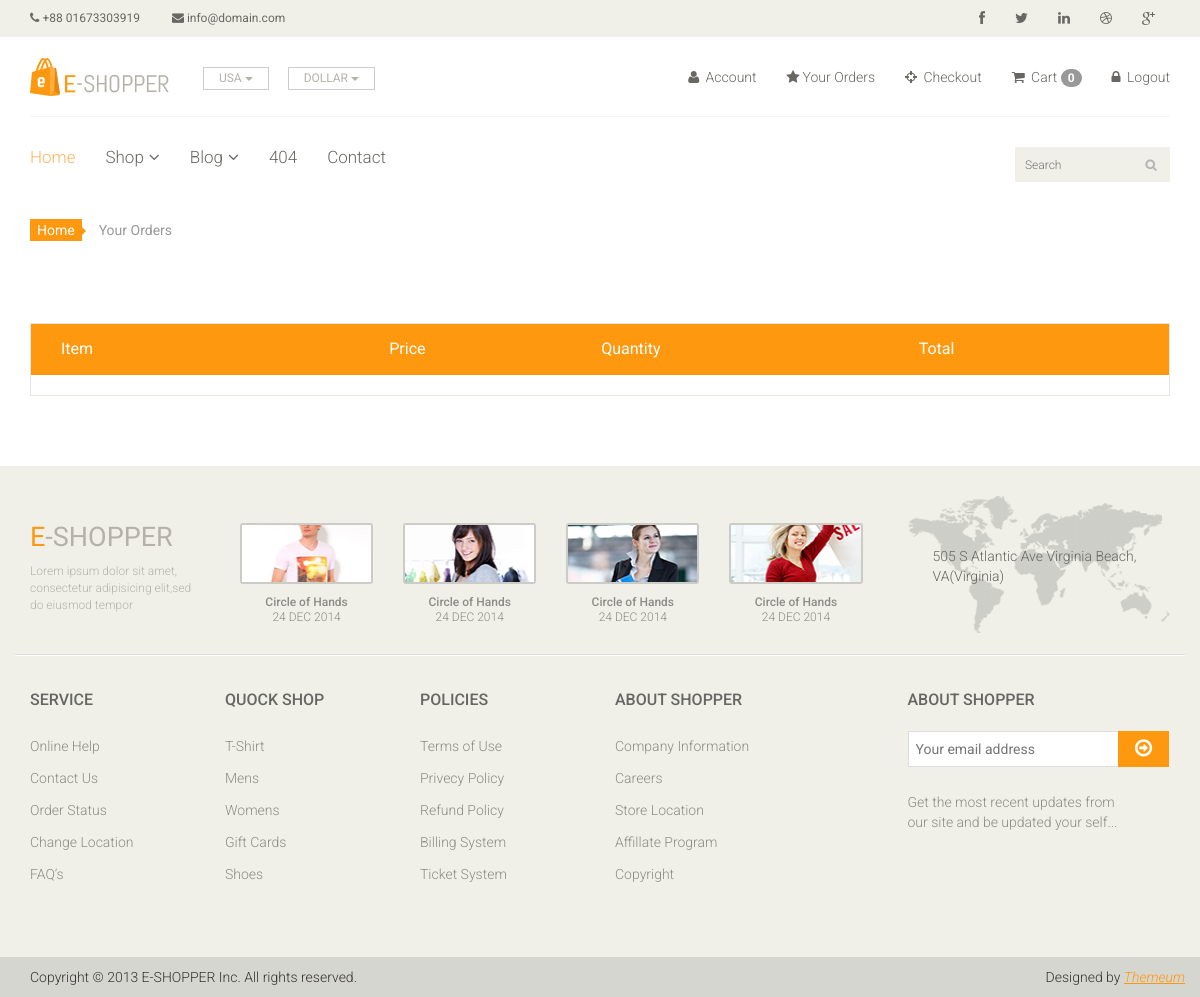
The page /order/ (signed in) on the database as committed earlier.
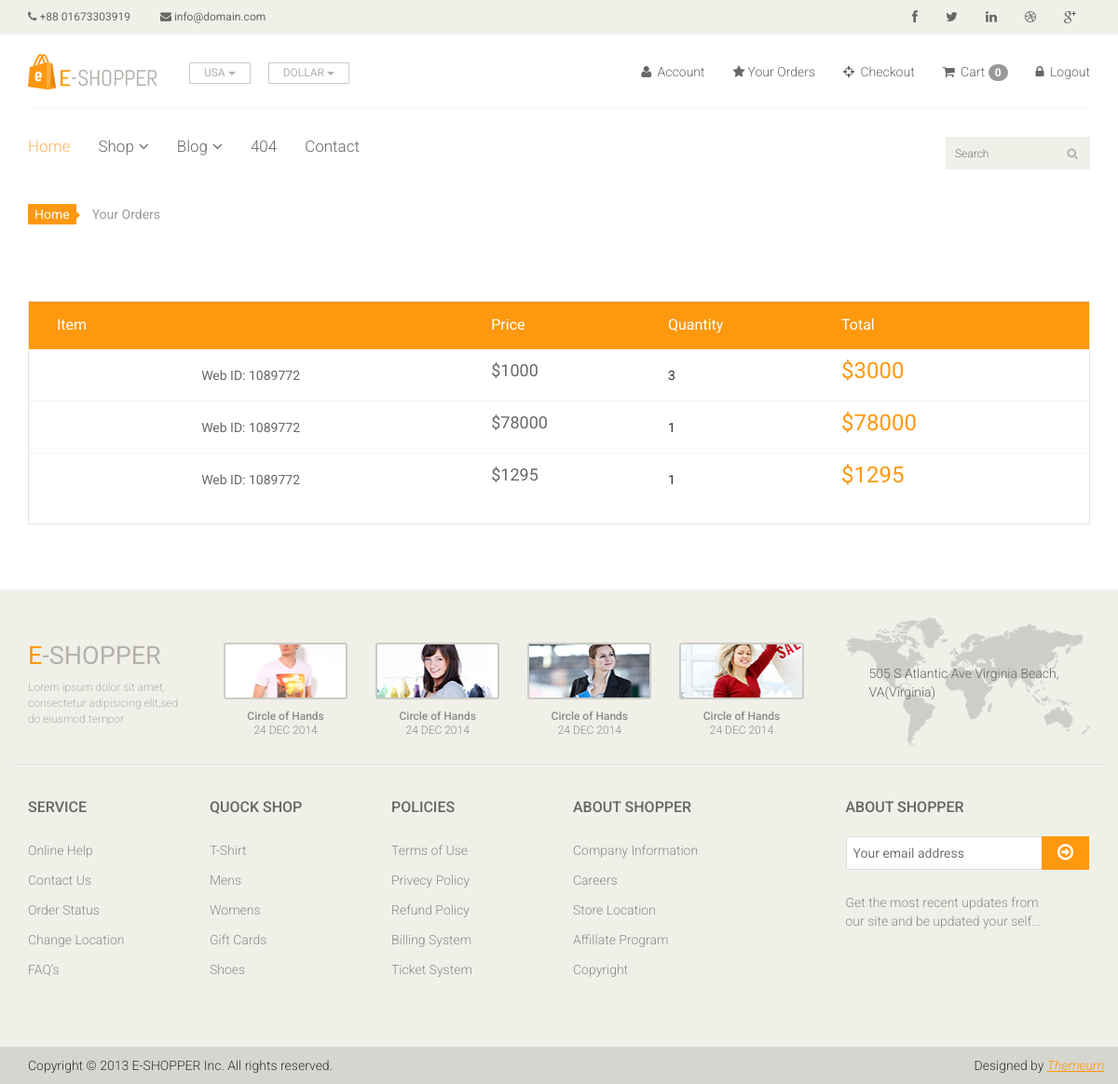
The same page on the database as committed later.
### apps/models.py (models this page shows, shortened)
class Order(models.Model):
    image = models.ImageField(upload_to="product_images")
    product = models.CharField(max_length=500, default="")
    user = models.ForeignKey(User, on_delete=models.CASCADE)
    price = models.IntegerField()
    quantity = models.CharField(max_length=50)
    total = models.CharField(max_length=1000, default="")
    address = models.TextField()
    phone = models.CharField(max_length=11)
    pincode = models.CharField(max_length=12)
    date = models.DateTimeField(auto_now_add=True)

### Ecommerce_App/views.py (the view)
# urls.py: path("order/", views.your_order, name="order"),
def your_order(request):
    uid = request.session.get("_auth_user_id")
    user = User.objects.get(pk=uid)
    order = Order.objects.filter(user=user)
    return render(request, 'order.html', context={'order':order})

### templates/order.html (shortened to what this page needs)
{%  extends "base.html" %}
{% block body %}
<section id="cart_items">
    <div class="container">
        <div class="breadcrumbs">
            <ol class="breadcrumb">
                <li><a href="#">Home</a></li>
                <li class="active">Your Orders</li>
            </ol>
        </div>
        <div class="table-responsive cart_info">
            <table class="table table-condensed">
                <thead>
                    <tr class="cart_menu">
                        <td class="image">Item</td>
                        <td class="description"></td>
                        <td class="price">Price</td>
                        <td class="quantity">Quantity</td>
                        <td class="total">Total</td>
                        <td></td>
                    </tr>
                </thead>
                <tbody>
                    {% for value in order %}
                    <tr>
                        <td class="cart_product">
                        </td>
                        <td class="cart_description">
                            <p>Web ID: 1089772</p>
                        </td>
                        <td class="cart_price">
                            <p>${{value.price}} </p>
                        </td>
                        <td class="cart_quantity">
                            {{value.quantity}}
                        </td>
                        <td class="cart_total">
                            <p class="cart_total_price">${{ value.total }}</p>
                        </td>
                    </tr>
                    {% endfor %}
                </tbody>
            </table>
        </div>
    </div>
</section>
<br>
{% endblock %}

Rows that differ between the two databases and show on the page:
added Order: price "1000", quantity "3", total "3000"
added Order: price "78000", quantity "1", total "78000"
added Order: price "1295", quantity "1", total "1295"
